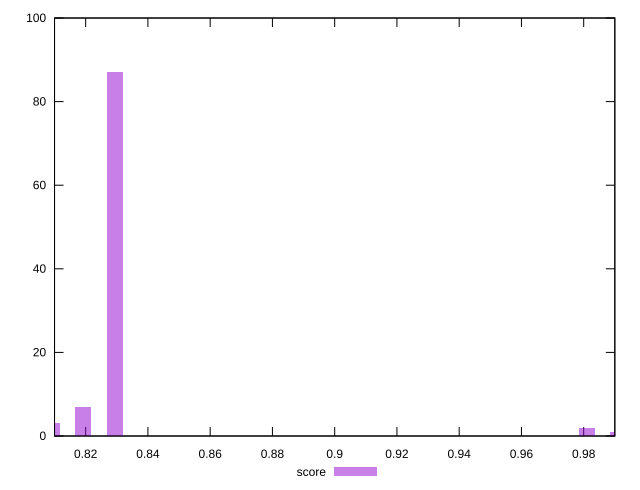

Recreate this plot in gnuplot.
reset

$score <<EOF
0.8293197592506567 87
0.819206103650039 7
0.9810245932599232 2
0.8090924480494212 3
0.9911382488605409 1
EOF

set key outside below
set boxwidth 0.005056827800308882
set xrange [0.81:0.99]
set yrange [0:100]
set trange [0:100]
set style fill transparent solid 0.5 noborder
set terminal svg size 640, 490 enhanced background rgb 'white'
set output "report_00009_2021-02-08T22-37-41.559Z/first-cpu-idle/samples/pages+cached+noadtech/score/histogram.svg"

plot $score title "score" with boxes

reset
